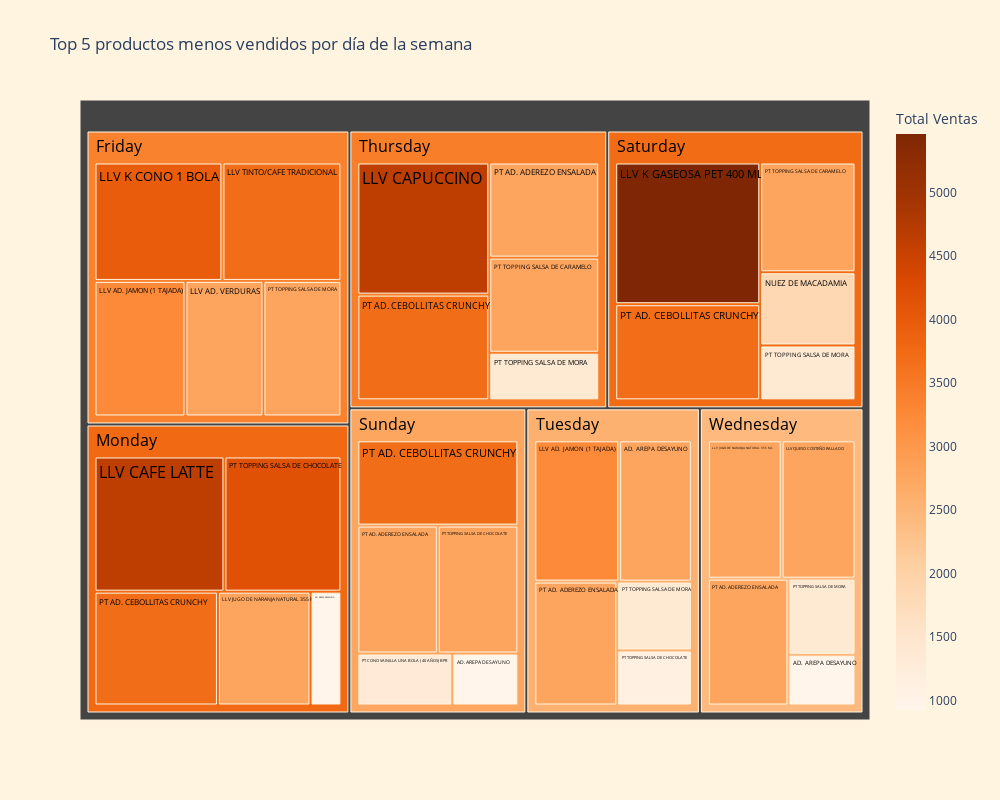

Source (notebook cell):
### Code cell
ventas_producto_dia = (data
    .groupby(['dia_semana', 'nombre item'])['Venta']
    .sum()
    .reset_index()
)

ventas_producto_dia = ventas_producto_dia[ventas_producto_dia['Venta'] > 0]

top_5_productos_dia = (ventas_producto_dia
    .sort_values(by=['dia_semana', 'Venta'], ascending=True)
    .groupby('dia_semana')
    .head(5) 
    .reset_index(drop=True) 
)

fig = px.treemap(
    top_5_productos_dia,
    path=['dia_semana', 'nombre item'], 
    values='Venta',
    title='Top 5 productos menos vendidos por día de la semana',
    color='Venta',
    color_continuous_scale='Oranges', 
    labels={'Venta': 'Total Ventas'},
    width=1000, height=800
)

fig.update_layout(plot_bgcolor='#FFF4E0', 
                  paper_bgcolor='#FFF4E0')
fig.update_traces(textfont=dict(size=16, color='black'))

fig.show()

### Figure 1 — Plotly figure (JSON) as saved in the notebook; plotly's stock layout.template omitted (floating-point values rounded to 4 significant figures)
{"data": [{"branchvalues": "total", "customdata": [[926], [2778], [926], [null], [null], [null], [926], [null], [3241], [null], [null], [3241], [null], [null], [null], [null], [null], [null], [2778], [null], [null], [4630], [null], [null], [null], [null], [null], [null], [null], [null], [null], [4630], [null], [null], [null], [2778], [null], [2778], [null], [null], [null], [null], [null], [null], [null], [null], [3982], [null], [null], [null], [null], [null], [null], [null], [5463], [null], [null], [null], [2778], [null], [null], [null], [null], [null], [null], [null], [null], [3704], [null], [null], [null], [null], [null], [null], [null], [1852], [null], [null], [2778], [2778], [2778], [null], [null], [2778], [3704], [null], [null], [3704], [null], [3704], [3704], [null], [null], [null], [null], [null], [null], [1332], [null], [null], [null], [2778], [null], [2778], [null], [4167], [1111], [null], [null], [null], [null], [2778], [null], [1389], [1389], [1389], [2778], [1389], [null], [3770.0], [2576.0], [2436.0], [3437.0], [3368.0], [3730.0], [2760.0]], "domain": {"x": [0, 1], "y": [0, 1]}, "hovertemplate": "labels=%{label}<br>Venta_sum=%{value}<br>parent=%{parent}<br>id=%{id}<br>Total Ventas=%{color}<extra></extra>", "ids": ["Monday/AD. AREPA DESAYUNO", "Tuesday/AD. AREPA DESAYUNO", "Wednesday/AD. AREPA DESAYUNO", "Thursday/AD. AREPA DESAYUNO", "Friday/AD. AREPA DESAYUNO", "Saturday/AD. AREPA DESAYUNO", "Sunday/AD. AREPA DESAYUNO", "Monday/LLV AD. JAMON (1 TAJADA)", "Tuesday/LLV AD. JAMON (1 TAJADA)", "Wednesday/LLV AD. JAMON (1 TAJADA)", "Thursday/LLV AD. JAMON (1 TAJADA)", "Friday/LLV AD. JAMON (1 TAJADA)", "Saturday/LLV AD. JAMON (1 TAJADA)", "Sunday/LLV AD. JAMON (1 TAJADA)", "Monday/LLV AD. VERDURAS", "Tuesday/LLV AD. VERDURAS", "Wednesday/LLV AD. VERDURAS", "Thursday/LLV AD. VERDURAS", "Friday/LLV AD. VERDURAS", "Saturday/LLV AD. VERDURAS", "Sunday/LLV AD. VERDURAS", "Monday/LLV CAFE LATTE", "Tuesday/LLV CAFE LATTE", "Wednesday/LLV CAFE LATTE", "Thursday/LLV CAFE LATTE", "Friday/LLV CAFE LATTE", "Saturday/LLV CAFE LATTE", "Sunday/LLV CAFE LATTE", "Monday/LLV CAPUCCINO", "Tuesday/LLV CAPUCCINO", "Wednesday/LLV CAPUCCINO", "Thursday/LLV CAPUCCINO", "Friday/LLV CAPUCCINO", "Saturday/LLV CAPUCCINO", "Sunday/LLV CAPUCCINO", "Monday/LLV JUGO DE NARANJA NATURAL 355 ML", "Tuesday/LLV JUGO DE NARANJA NATURAL 355 ML", "Wednesday/LLV JUGO DE NARANJA NATURAL 355 ML", "Thursday/LLV JUGO DE NARANJA NATURAL 355 ML", "Friday/LLV JUGO DE NARANJA NATURAL 355 ML", "Saturday/LLV JUGO DE NARANJA NATURAL 355 ML", "Sunday/LLV JUGO DE NARANJA NATURAL 355 ML", "Monday/LLV K CONO 1 BOLA", "Tuesday/LLV K CONO 1 BOLA", "Wednesday/LLV K CONO 1 BOLA", "Thursday/LLV K CONO 1 BOLA", "Friday/LLV K CONO 1 BOLA", "Saturday/LLV K CONO 1 BOLA", "Sunday/LLV K CONO 1 BOLA", "Monday/LLV K GASEOSA PET 400 ML", "Tuesday/LLV K GASEOSA PET 400 ML", "Wednesday/LLV K GASEOSA PET 400 ML", "Thursday/LLV K GASEOSA PET 400 ML", "Friday/LLV K GASEOSA PET 400 ML", "Saturday/LLV K GASEOSA PET 400 ML", "Sunday/LLV K GASEOSA PET 400 ML", "Monday/LLV QUESO COSTEÑO RALLADO", "Tuesday/LLV QUESO COSTEÑO RALLADO", "Wednesday/LLV QUESO COSTEÑO RALLADO", "Thursday/LLV QUESO COSTEÑO RALLADO", "Friday/LLV QUESO COSTEÑO RALLADO", "Saturday/LLV QUESO COSTEÑO RALLADO", "Sunday/LLV QUESO COSTEÑO RALLADO", "Monday/LLV TINTO/CAFE TRADICIONAL", "Tuesday/LLV TINTO/CAFE TRADICIONAL", "Wednesday/LLV TINTO/CAFE TRADICIONAL", "Thursday/LLV TINTO/CAFE TRADICIONAL", "Friday/LLV TINTO/CAFE TRADICIONAL", "Saturday/LLV TINTO/CAFE TRADICIONAL", "Sunday/LLV TINTO/CAFE TRADICIONAL", "Monday/NUEZ DE MACADAMIA", "Tuesday/NUEZ DE MACADAMIA", "Wednesday/NUEZ DE MACADAMIA", "Thursday/NUEZ DE MACADAMIA", "Friday/NUEZ DE MACADAMIA", "Saturday/NUEZ DE MACADAMIA", "Sunday/NUEZ DE MACADAMIA", "Monday/PT AD. ADEREZO ENSALADA", "Tuesday/PT AD. ADEREZO ENSALADA", "Wednesday/PT AD. ADEREZO ENSALADA", "Thursday/PT AD. ADEREZO ENSALADA", "Friday/PT AD. ADEREZO ENSALADA", "Saturday/PT AD. ADEREZO ENSALADA", "Sunday/PT AD. ADEREZO ENSALADA", "Monday/PT AD. CEBOLLITAS CRUNCHY", "Tuesday/PT AD. CEBOLLITAS CRUNCHY", "Wednesday/PT AD. CEBOLLITAS CRUNCHY", "Thursday/PT AD. CEBOLLITAS CRUNCHY", "Friday/PT AD. CEBOLLITAS CRUNCHY", "Saturday/PT AD. CEBOLLITAS CRUNCHY", "Sunday/PT AD. CEBOLLITAS CRUNCHY", "Monday/PT CONO VAINILLA UNA BOLA ( 40 AÑOS) BPR", "Tuesday/PT CONO VAINILLA UNA BOLA ( 40 AÑOS) BPR", "Wednesday/PT CONO VAINILLA UNA BOLA ( 40 AÑOS) BPR", "Thursday/PT CONO VAINILLA UNA BOLA ( 40 AÑOS) BPR", "Friday/PT CONO VAINILLA UNA BOLA ( 40 AÑOS) BPR", "Saturday/PT CONO VAINILLA UNA BOLA ( 40 AÑOS) BPR", "Sunday/PT CONO VAINILLA UNA BOLA ( 40 AÑOS) BPR", "Monday/PT TOPPING SALSA DE CARAMELO", "Tuesday/PT TOPPING SALSA DE CARAMELO", "Wednesday/PT TOPPING SALSA DE CARAMELO", "Thursday/PT TOPPING SALSA DE CARAMELO", "Friday/PT TOPPING SALSA DE CARAMELO", "Saturday/PT TOPPING SALSA DE CARAMELO", "Sunday/PT TOPPING SALSA DE CARAMELO", "Monday/PT TOPPING SALSA DE CHOCOLATE", "Tuesday/PT TOPPING SALSA DE CHOCOLATE", "Wednesday/PT TOPPING SALSA DE CHOCOLATE", "Thursday/PT TOPPING SALSA DE CHOCOLATE", "Friday/PT TOPPING SALSA DE CHOCOLATE", "Saturday/PT TOPPING SALSA DE CHOCOLATE", "Sunday/PT TOPPING SALSA DE CHOCOLATE", "Monday/PT TOPPING SALSA DE MORA", "Tuesday/PT TOPPING SALSA DE MORA", "Wednesday/PT TOPPING SALSA DE MORA", "Thursday/PT TOPPING SALSA DE MORA", "Friday/PT TOPPING SALSA DE MORA", "Saturday/PT TOPPING SALSA DE MORA", "Sunday/PT TOPPING SALSA DE MORA", "Monday", "Tuesday", "Wednesday", "Thursday", "Friday", "Saturday", "Sunday"], "labels": ["AD. AREPA DESAYUNO", "AD. AREPA DESAYUNO", "AD. AREPA DESAYUNO", "AD. AREPA DESAYUNO", "AD. AREPA DESAYUNO", "AD. AREPA DESAYUNO", "AD. AREPA DESAYUNO", "LLV AD. JAMON (1 TAJADA)", "LLV AD. JAMON (1 TAJADA)", "LLV AD. JAMON (1 TAJADA)", "LLV AD. JAMON (1 TAJADA)", "LLV AD. JAMON (1 TAJADA)", "LLV AD. JAMON (1 TAJADA)", "LLV AD. JAMON (1 TAJADA)", "LLV AD. VERDURAS", "LLV AD. VERDURAS", "LLV AD. VERDURAS", "LLV AD. VERDURAS", "LLV AD. VERDURAS", "LLV AD. VERDURAS", "LLV AD. VERDURAS", "LLV CAFE LATTE", "LLV CAFE LATTE", "LLV CAFE LATTE", "LLV CAFE LATTE", "LLV CAFE LATTE", "LLV CAFE LATTE", "LLV CAFE LATTE", "LLV CAPUCCINO", "LLV CAPUCCINO", "LLV CAPUCCINO", "LLV CAPUCCINO", "LLV CAPUCCINO", "LLV CAPUCCINO", "LLV CAPUCCINO", "LLV JUGO DE NARANJA NATURAL 355 ML", "LLV JUGO DE NARANJA NATURAL 355 ML", "LLV JUGO DE NARANJA NATURAL 355 ML", "LLV JUGO DE NARANJA NATURAL 355 ML", "LLV JUGO DE NARANJA NATURAL 355 ML", "LLV JUGO DE NARANJA NATURAL 355 ML", "LLV JUGO DE NARANJA NATURAL 355 ML", "LLV K CONO 1 BOLA", "LLV K CONO 1 BOLA", "LLV K CONO 1 BOLA", "LLV K CONO 1 BOLA", "LLV K CONO 1 BOLA", "LLV K CONO 1 BOLA", "LLV K CONO 1 BOLA", "LLV K GASEOSA PET 400 ML", "LLV K GASEOSA PET 400 ML", "LLV K GASEOSA PET 400 ML", "LLV K GASEOSA PET 400 ML", "LLV K GASEOSA PET 400 ML", "LLV K GASEOSA PET 400 ML", "LLV K GASEOSA PET 400 ML", "LLV QUESO COSTEÑO RALLADO", "LLV QUESO COSTEÑO RALLADO", "LLV QUESO COSTEÑO RALLADO", "LLV QUESO COSTEÑO RALLADO", "LLV QUESO COSTEÑO RALLADO", "LLV QUESO COSTEÑO RALLADO", "LLV QUESO COSTEÑO RALLADO", "LLV TINTO/CAFE TRADICIONAL", "LLV TINTO/CAFE TRADICIONAL", "LLV TINTO/CAFE TRADICIONAL", "LLV TINTO/CAFE TRADICIONAL", "LLV TINTO/CAFE TRADICIONAL", "LLV TINTO/CAFE TRADICIONAL", "LLV TINTO/CAFE TRADICIONAL", "NUEZ DE MACADAMIA", "NUEZ DE MACADAMIA", "NUEZ DE MACADAMIA", "NUEZ DE MACADAMIA", "NUEZ DE MACADAMIA", "NUEZ DE MACADAMIA", "NUEZ DE MACADAMIA", "PT AD. ADEREZO ENSALADA", "PT AD. ADEREZO ENSALADA", "PT AD. ADEREZO ENSALADA", "PT AD. ADEREZO ENSALADA", "PT AD. ADEREZO ENSALADA", "PT AD. ADEREZO ENSALADA", "PT AD. ADEREZO ENSALADA", "PT AD. CEBOLLITAS CRUNCHY", "PT AD. CEBOLLITAS CRUNCHY", "PT AD. CEBOLLITAS CRUNCHY", "PT AD. CEBOLLITAS CRUNCHY", "PT AD. CEBOLLITAS CRUNCHY", "PT AD. CEBOLLITAS CRUNCHY", "PT AD. CEBOLLITAS CRUNCHY", "PT CONO VAINILLA UNA BOLA ( 40 AÑOS) BPR", "PT CONO VAINILLA UNA BOLA ( 40 AÑOS) BPR", "PT CONO VAINILLA UNA BOLA ( 40 AÑOS) BPR", "PT CONO VAINILLA UNA BOLA ( 40 AÑOS) BPR", "PT CONO VAINILLA UNA BOLA ( 40 AÑOS) BPR", "PT CONO VAINILLA UNA BOLA ( 40 AÑOS) BPR", "PT CONO VAINILLA UNA BOLA ( 40 AÑOS) BPR", "PT TOPPING SALSA DE CARAMELO", "PT TOPPING SALSA DE CARAMELO", "PT TOPPING SALSA DE CARAMELO", "PT TOPPING SALSA DE CARAMELO", "PT TOPPING SALSA DE CARAMELO", "PT TOPPING SALSA DE CARAMELO", "PT TOPPING SALSA DE CARAMELO", "PT TOPPING SALSA DE CHOCOLATE", "PT TOPPING SALSA DE CHOCOLATE", "PT TOPPING SALSA DE CHOCOLATE", "PT TOPPING SALSA DE CHOCOLATE", "PT TOPPING SALSA DE CHOCOLATE", "PT TOPPING SALSA DE CHOCOLATE", "PT TOPPING SALSA DE CHOCOLATE", "PT TOPPING SALSA DE MORA", "PT TOPPING SALSA DE MORA", "PT TOPPING SALSA DE MORA", "PT TOPPING SALSA DE MORA", "PT TOPPING SALSA DE MORA", "PT TOPPING SALSA DE MORA", "PT TOPPING SALSA DE MORA", "Monday", "Tuesday", "Wednesday", "Thursday", "Friday", "Saturday", "Sunday"], "marker": {"coloraxis": "coloraxis", "colors": [926, 2778, 926, null, null, null, 926, null, 3241, null, null, 3241, null, null, null, null, null, null, 2778, null, null, 4630, null, null, null, null, null, null, null, null, null, 4630, null, null, null, 2778, null, 2778, null, null, null, null, null, null, null, null, 3982, null, null, null, null, null, null, null, 5463, null, null, null, 2778, null, null, null, null, null, null, null, null, 3704, null, null, null, null, null, null, null, 1852, null, null, 2778, 2778, 2778, null, null, 2778, 3704, null, null, 3704, null, 3704, 3704, null, null, null, null, null, null, 1332, null, null, null, 2778, null, 2778, null, 4167, 1111, null, null, null, null, 2778, null, 1389, 1389, 1389, 2778, 1389, null, 3770.0, 2576.0, 2436.0, 3437.0, 3368.0, 3730.0, 2760.0]}, "name": "", "parents": ["Monday", "Tuesday", "Wednesday", "Thursday", "Friday", "Saturday", "Sunday", "Monday", "Tuesday", "Wednesday", "Thursday", "Friday", "Saturday", "Sunday", "Monday", "Tuesday", "Wednesday", "Thursday", "Friday", "Saturday", "Sunday", "Monday", "Tuesday", "Wednesday", "Thursday", "Friday", "Saturday", "Sunday", "Monday", "Tuesday", "Wednesday", "Thursday", "Friday", "Saturday", "Sunday", "Monday", "Tuesday", "Wednesday", "Thursday", "Friday", "Saturday", "Sunday", "Monday", "Tuesday", "Wednesday", "Thursday", "Friday", "Saturday", "Sunday", "Monday", "Tuesday", "Wednesday", "Thursday", "Friday", "Saturday", "Sunday", "Monday", "Tuesday", "Wednesday", "Thursday", "Friday", "Saturday", "Sunday", "Monday", "Tuesday", "Wednesday", "Thursday", "Friday", "Saturday", "Sunday", "Monday", "Tuesday", "Wednesday", "Thursday", "Friday", "Saturday", "Sunday", "Monday", "Tuesday", "Wednesday", "Thursday", "Friday", "Saturday", "Sunday", "Monday", "Tuesday", "Wednesday", "Thursday", "Friday", "Saturday", "Sunday", "Monday", "Tuesday", "Wednesday", "Thursday", "Friday", "Saturday", "Sunday", "Monday", "Tuesday", "Wednesday", "Thursday", "Friday", "Saturday", "Sunday", "Monday", "Tuesday", "Wednesday", "Thursday", "Friday", "Saturday", "Sunday", "Monday", "Tuesday", "Wednesday", "Thursday", "Friday", "Saturday", "Sunday", "", "", "", "", "", "", ""], "textfont": {"color": "black", "size": 16}, "type": "treemap", "values": [926, 2778, 926, 0, 0, 0, 926, 0, 3241, 0, 0, 3241, 0, 0, 0, 0, 0, 0, 2778, 0, 0, 4630, 0, 0, 0, 0, 0, 0, 0, 0, 0, 4630, 0, 0, 0, 2778, 0, 2778, 0, 0, 0, 0, 0, 0, 0, 0, 3982, 0, 0, 0, 0, 0, 0, 0, 5463, 0, 0, 0, 2778, 0, 0, 0, 0, 0, 0, 0, 0, 3704, 0, 0, 0, 0, 0, 0, 0, 1852, 0, 0, 2778, 2778, 2778, 0, 0, 2778, 3704, 0, 0, 3704, 0, 3704, 3704, 0, 0, 0, 0, 0, 0, 1332, 0, 0, 0, 2778, 0, 2778, 0, 4167, 1111, 0, 0, 0, 0, 2778, 0, 1389, 1389, 1389, 2778, 1389, 0, 16205, 11297, 10649, 15279, 16483, 15186, 11518]}], "layout": {"coloraxis": {"colorbar": {"title": {"text": "Total Ventas"}}, "colorscale": [[0, "rgb(255,245,235)"], [0.125, "rgb(254,230,206)"], [0.25, "rgb(253,208,162)"], [0.375, "rgb(253,174,107)"], [0.5, "rgb(253,141,60)"], [0.625, "rgb(241,105,19)"], [0.75, "rgb(217,72,1)"], [0.875, "rgb(166,54,3)"], [1, "rgb(127,39,4)"]]}, "height": 800, "legend": {"tracegroupgap": 0}, "paper_bgcolor": "#FFF4E0", "plot_bgcolor": "#FFF4E0", "title": {"text": "Top 5 productos menos vendidos por día de la semana"}, "width": 1000}}
